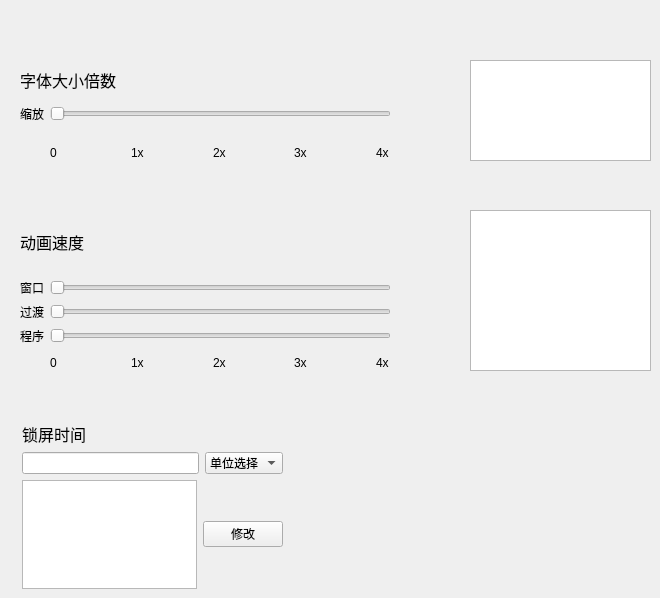
     <widget class="QWidget" name="tab_6">
      <attribute name="title">
       <string>无极调节</string>
      </attribute>
      <widget class="QTextBrowser" name="FontScalingShower">
       <property name="geometry">
        <rect>
         <x>470</x>
         <y>60</y>
         <width>181</width>
         <height>101</height>
        </rect>
       </property>
      </widget>
      <widget class="QWidget" name="layoutWidget_2">
       <property name="geometry">
        <rect>
         <x>50</x>
         <y>350</y>
         <width>401</width>
         <height>25</height>
        </rect>
       </property>
       <layout class="QHBoxLayout" name="horizontalLayout_19">
        <item>
         <widget class="QLabel" name="label_20">
          <property name="text">
           <string>0</string>
          </property>
         </widget>
        </item>
        <item>
         <widget class="QLabel" name="label_21">
          <property name="text">
           <string>1x</string>
          </property>
         </widget>
        </item>
        <item>
         <widget class="QLabel" name="label_22">
          <property name="text">
           <string>2x</string>
          </property>
         </widget>
        </item>
        <item>
         <widget class="QLabel" name="label_23">
          <property name="text">
           <string>3x</string>
          </property>
         </widget>
        </item>
        <item>
         <widget class="QLabel" name="label_24">
          <property name="text">
           <string>4x</string>
          </property>
         </widget>
        </item>
       </layout>
      </widget>
      <widget class="QTextBrowser" name="AnimationSpeed">
       <property name="geometry">
        <rect>
         <x>470</x>
         <y>210</y>
         <width>181</width>
         <height>161</height>
        </rect>
       </property>
      </widget>
      <widget class="QWidget" name="layoutWidget">
       <property name="geometry">
        <rect>
         <x>20</x>
         <y>210</y>
         <width>371</width>
         <height>135</height>
        </rect>
       </property>
       <layout class="QVBoxLayout" name="verticalLayout_21">
        <item>
         <widget class="QLabel" name="label_15">
          <property name="font">
           <font>
            <pointsize>12</pointsize>
           </font>
          </property>
          <property name="text">
           <string>动画速度</string>
          </property>
         </widget>
        </item>
        <item>
         <layout class="QVBoxLayout" name="verticalLayout_20">
          <item>
           <layout class="QHBoxLayout" name="horizontalLayout_15">
            <item>
             <widget class="QLabel" name="label_17">
              <property name="text">
               <string>窗口</string>
              </property>
             </widget>
            </item>
            <item>
             <widget class="QSlider" name="WindowAnimation">
              <property name="orientation">
               <enum>Qt::Horizontal</enum>
              </property>
             </widget>
            </item>
           </layout>
          </item>
          <item>
           <layout class="QHBoxLayout" name="horizontalLayout_16">
            <item>
             <widget class="QLabel" name="label_18">
              <property name="text">
               <string>过渡</string>
              </property>
             </widget>
            </item>
            <item>
             <widget class="QSlider" name="TransitionAnimations">
              <property name="orientation">
               <enum>Qt::Horizontal</enum>
              </property>
             </widget>
            </item>
           </layout>
          </item>
          <item>
           <layout class="QHBoxLayout" name="horizontalLayout_17">
            <item>
             <widget class="QLabel" name="label_19">
              <property name="text">
               <string>程序</string>
              </property>
             </widget>
            </item>
            <item>
             <widget class="QSlider" name="AnimatorDuration">
              <property name="orientation">
               <enum>Qt::Horizontal</enum>
              </property>
             </widget>
            </item>
           </layout>
          </item>
         </layout>
        </item>
       </layout>
      </widget>
      <widget class="QWidget" name="layoutWidget">
       <property name="geometry">
        <rect>
         <x>20</x>
         <y>60</y>
         <width>371</width>
         <height>63</height>
        </rect>
       </property>
       <layout class="QVBoxLayout" name="verticalLayout_22">
        <item>
         <widget class="QLabel" name="label_9">
          <property name="font">
           <font>
            <pointsize>12</pointsize>
           </font>
          </property>
          <property name="text">
           <string>字体大小倍数</string>
          </property>
         </widget>
        </item>
        <item>
         <layout class="QHBoxLayout" name="horizontalLayout_14">
          <item>
           <widget class="QLabel" name="label_16">
            <property name="text">
             <string>缩放</string>
            </property>
           </widget>
          </item>
          <item>
           <widget class="QSlider" name="FontScaling">
            <property name="orientation">
             <enum>Qt::Horizontal</enum>
            </property>
           </widget>
          </item>
         </layout>
        </item>
       </layout>
      </widget>
      <widget class="QWidget" name="layoutWidget">
       <property name="geometry">
        <rect>
         <x>50</x>
         <y>140</y>
         <width>401</width>
         <height>25</height>
        </rect>
       </property>
       <layout class="QHBoxLayout" name="horizontalLayout_18">
        <item>
         <widget class="QLabel" name="label_10">
          <property name="text">
           <string>0</string>
          </property>
         </widget>
        </item>
        <item>
         <widget class="QLabel" name="label_11">
          <property name="text">
           <string>1x</string>
          </property>
         </widget>
        </item>
        <item>
         <widget class="QLabel" name="label_12">
          <property name="text">
           <string>2x</string>
          </property>
         </widget>
        </item>
        <item>
         <widget class="QLabel" name="label_13">
          <property name="text">
           <string>3x</string>
          </property>
         </widget>
        </item>
        <item>
         <widget class="QLabel" name="label_14">
          <property name="text">
           <string>4x</string>
          </property>
         </widget>
        </item>
       </layout>
      </widget>
      <widget class="QWidget" name="layoutWidget">
       <property name="geometry">
        <rect>
         <x>22</x>
         <y>422</y>
         <width>261</width>
         <height>167</height>
        </rect>
       </property>
       <layout class="QVBoxLayout" name="verticalLayout_24">
        <item>
         <widget class="QLabel" name="label_25">
          <property name="font">
           <font>
            <pointsize>12</pointsize>
           </font>
          </property>
          <property name="text">
           <string>锁屏时间</string>
          </property>
         </widget>
        </item>
        <item>
         <layout class="QVBoxLayout" name="verticalLayout_23">
          <item>
           <layout class="QHBoxLayout" name="horizontalLayout_20">
            <item>
             <widget class="QLineEdit" name="ScreenOff"/>
            </item>
            <item>
             <widget class="QComboBox" name="ChooseTimeUnit">
              <item>
               <property name="text">
                <string>单位选择</string>
               </property>
              </item>
              <item>
               <property name="text">
                <string>min</string>
               </property>
              </item>
              <item>
               <property name="text">
                <string>s</string>
               </property>
              </item>
             </widget>
            </item>
           </layout>
          </item>
          <item>
           <layout class="QHBoxLayout" name="horizontalLayout_21">
            <item>
             <widget class="QTextBrowser" name="CurrentScreenOffTime"/>
            </item>
            <item>
             <widget class="QPushButton" name="ChangeScreenOffTime">
              <property name="text">
               <string>修改</string>
              </property>
             </widget>
            </item>
           </layout>
          </item>
         </layout>
        </item>
       </layout>
      </widget>
     </widget>
